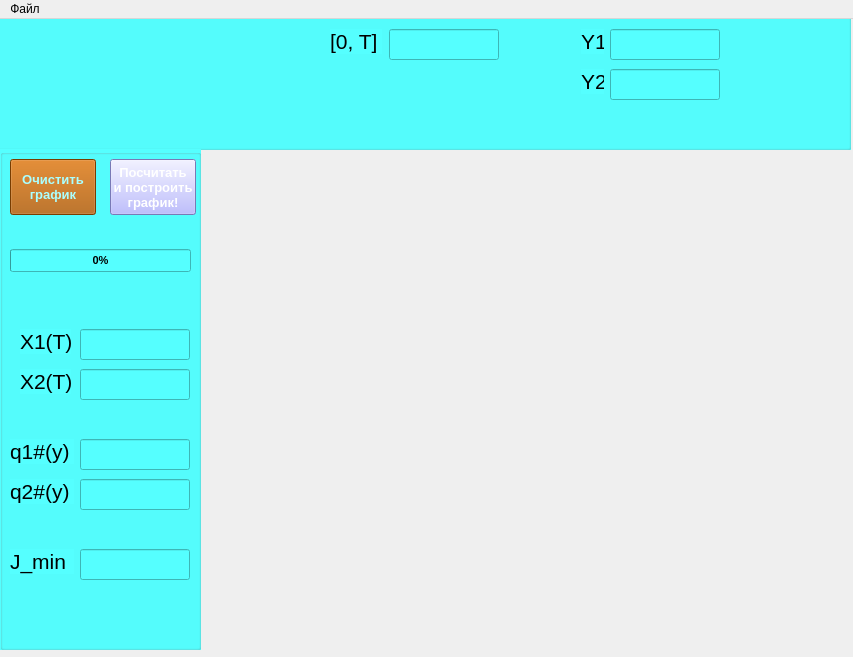
<?xml version="1.0" encoding="UTF-8"?>
<ui version="4.0">
 <class>MainWindow</class>
 <widget class="QMainWindow" name="MainWindow">
  <property name="geometry">
   <rect>
    <x>0</x>
    <y>0</y>
    <width>853</width>
    <height>657</height>
   </rect>
  </property>
  <property name="windowTitle">
   <string>MainWindow</string>
  </property>
  <widget class="QWidget" name="centralwidget">
   <widget class="MplWidget" name="MplWidget" native="true">
    <property name="geometry">
     <rect>
      <x>210</x>
      <y>130</y>
      <width>631</width>
      <height>491</height>
     </rect>
    </property>
   </widget>
   <widget class="QGroupBox" name="groupBox">
    <property name="geometry">
     <rect>
      <x>-10</x>
      <y>-10</y>
      <width>861</width>
      <height>141</height>
     </rect>
    </property>
    <property name="styleSheet">
     <string notr="true">background-color: rgb(85, 255, 255);</string>
    </property>
    <property name="title">
     <string/>
    </property>
    <widget class="QLineEdit" name="lineEdit_y1">
     <property name="geometry">
      <rect>
       <x>620</x>
       <y>20</y>
       <width>110</width>
       <height>31</height>
      </rect>
     </property>
     <property name="font">
      <font>
       <pointsize>16</pointsize>
      </font>
     </property>
     <property name="text">
      <string/>
     </property>
    </widget>
    <widget class="QLabel" name="label_y1">
     <property name="geometry">
      <rect>
       <x>591</x>
       <y>20</y>
       <width>23</width>
       <height>25</height>
      </rect>
     </property>
     <property name="font">
      <font>
       <pointsize>16</pointsize>
      </font>
     </property>
     <property name="text">
      <string>Y1</string>
     </property>
    </widget>
    <widget class="QLineEdit" name="lineEdit_y2">
     <property name="geometry">
      <rect>
       <x>620</x>
       <y>60</y>
       <width>110</width>
       <height>31</height>
      </rect>
     </property>
     <property name="font">
      <font>
       <pointsize>16</pointsize>
      </font>
     </property>
     <property name="text">
      <string/>
     </property>
    </widget>
    <widget class="QLabel" name="label_y2">
     <property name="geometry">
      <rect>
       <x>591</x>
       <y>60</y>
       <width>23</width>
       <height>25</height>
      </rect>
     </property>
     <property name="font">
      <font>
       <pointsize>16</pointsize>
      </font>
     </property>
     <property name="text">
      <string>Y2</string>
     </property>
    </widget>
    <widget class="QLineEdit" name="lineEdit_y1_3">
     <property name="geometry">
      <rect>
       <x>399</x>
       <y>20</y>
       <width>110</width>
       <height>31</height>
      </rect>
     </property>
     <property name="font">
      <font>
       <pointsize>16</pointsize>
      </font>
     </property>
     <property name="text">
      <string/>
     </property>
    </widget>
    <widget class="QLabel" name="label_y1_3">
     <property name="geometry">
      <rect>
       <x>340</x>
       <y>20</y>
       <width>52</width>
       <height>25</height>
      </rect>
     </property>
     <property name="font">
      <font>
       <pointsize>16</pointsize>
      </font>
     </property>
     <property name="text">
      <string>[0, T]</string>
     </property>
    </widget>
   </widget>
   <widget class="QGroupBox" name="groupBox_2">
    <property name="geometry">
     <rect>
      <x>0</x>
      <y>130</y>
      <width>201</width>
      <height>501</height>
     </rect>
    </property>
    <property name="styleSheet">
     <string notr="true">background-color: rgb(85, 255, 255);</string>
    </property>
    <property name="title">
     <string/>
    </property>
    <widget class="QLineEdit" name="lineEdit_x2T">
     <property name="geometry">
      <rect>
       <x>80</x>
       <y>220</y>
       <width>110</width>
       <height>31</height>
      </rect>
     </property>
     <property name="font">
      <font>
       <pointsize>16</pointsize>
      </font>
     </property>
     <property name="text">
      <string/>
     </property>
    </widget>
    <widget class="QLabel" name="label_x2T">
     <property name="geometry">
      <rect>
       <x>20</x>
       <y>220</y>
       <width>51</width>
       <height>25</height>
      </rect>
     </property>
     <property name="font">
      <font>
       <pointsize>16</pointsize>
      </font>
     </property>
     <property name="text">
      <string>X2(T)</string>
     </property>
    </widget>
    <widget class="QLabel" name="label_x1T">
     <property name="geometry">
      <rect>
       <x>20</x>
       <y>180</y>
       <width>51</width>
       <height>25</height>
      </rect>
     </property>
     <property name="font">
      <font>
       <pointsize>16</pointsize>
      </font>
     </property>
     <property name="text">
      <string>X1(T)</string>
     </property>
    </widget>
    <widget class="QLineEdit" name="lineEdit_x1T">
     <property name="geometry">
      <rect>
       <x>80</x>
       <y>180</y>
       <width>110</width>
       <height>31</height>
      </rect>
     </property>
     <property name="font">
      <font>
       <pointsize>16</pointsize>
      </font>
     </property>
     <property name="text">
      <string/>
     </property>
    </widget>
    <widget class="QLabel" name="label_q2y">
     <property name="geometry">
      <rect>
       <x>10</x>
       <y>330</y>
       <width>64</width>
       <height>25</height>
      </rect>
     </property>
     <property name="font">
      <font>
       <pointsize>16</pointsize>
      </font>
     </property>
     <property name="text">
      <string>q2#(y)</string>
     </property>
    </widget>
    <widget class="QLabel" name="label_q1y">
     <property name="geometry">
      <rect>
       <x>10</x>
       <y>290</y>
       <width>64</width>
       <height>25</height>
      </rect>
     </property>
     <property name="font">
      <font>
       <pointsize>16</pointsize>
      </font>
     </property>
     <property name="text">
      <string>q1#(y)</string>
     </property>
    </widget>
    <widget class="QLineEdit" name="lineEdit_q2y">
     <property name="geometry">
      <rect>
       <x>80</x>
       <y>330</y>
       <width>110</width>
       <height>31</height>
      </rect>
     </property>
     <property name="font">
      <font>
       <pointsize>16</pointsize>
      </font>
     </property>
     <property name="text">
      <string/>
     </property>
    </widget>
    <widget class="QLineEdit" name="lineEdit_q1y">
     <property name="geometry">
      <rect>
       <x>80</x>
       <y>290</y>
       <width>110</width>
       <height>31</height>
      </rect>
     </property>
     <property name="font">
      <font>
       <pointsize>16</pointsize>
      </font>
     </property>
     <property name="text">
      <string/>
     </property>
    </widget>
    <widget class="QLineEdit" name="lineEdit_jmin">
     <property name="geometry">
      <rect>
       <x>80</x>
       <y>400</y>
       <width>110</width>
       <height>31</height>
      </rect>
     </property>
     <property name="font">
      <font>
       <pointsize>16</pointsize>
      </font>
     </property>
     <property name="text">
      <string/>
     </property>
    </widget>
    <widget class="QLabel" name="label_jmin">
     <property name="geometry">
      <rect>
       <x>10</x>
       <y>400</y>
       <width>64</width>
       <height>25</height>
      </rect>
     </property>
     <property name="font">
      <font>
       <pointsize>16</pointsize>
      </font>
     </property>
     <property name="text">
      <string>J_min</string>
     </property>
    </widget>
    <widget class="QPushButton" name="btn_calculate_plot">
     <property name="geometry">
      <rect>
       <x>110</x>
       <y>10</y>
       <width>86</width>
       <height>56</height>
      </rect>
     </property>
     <property name="font">
      <font>
       <pointsize>10</pointsize>
       <weight>75</weight>
       <bold>true</bold>
      </font>
     </property>
     <property name="styleSheet">
      <string notr="true">background-color: rgb(170, 170, 255);
color: rgb(255, 255, 255);</string>
     </property>
     <property name="text">
      <string>Посчитать
и построить
график!</string>
     </property>
    </widget>
    <widget class="QPushButton" name="btn_clear_plot">
     <property name="geometry">
      <rect>
       <x>10</x>
       <y>10</y>
       <width>86</width>
       <height>56</height>
      </rect>
     </property>
     <property name="font">
      <font>
       <pointsize>10</pointsize>
       <weight>75</weight>
       <bold>true</bold>
      </font>
     </property>
     <property name="styleSheet">
      <string notr="true">background-color: rgb(170, 85, 0);
color: rgb(170, 255, 255);</string>
     </property>
     <property name="text">
      <string>Очистить
график</string>
     </property>
    </widget>
    <widget class="QProgressBar" name="pbar">
     <property name="geometry">
      <rect>
       <x>10</x>
       <y>100</y>
       <width>181</width>
       <height>23</height>
      </rect>
     </property>
     <property name="font">
      <font>
       <pointsize>8</pointsize>
       <weight>75</weight>
       <bold>true</bold>
      </font>
     </property>
     <property name="value">
      <number>0</number>
     </property>
     <property name="alignment">
      <set>Qt::AlignCenter</set>
     </property>
     <property name="textVisible">
      <bool>true</bool>
     </property>
     <property name="orientation">
      <enum>Qt::Horizontal</enum>
     </property>
    </widget>
   </widget>
  </widget>
  <widget class="QMenuBar" name="menubar">
   <property name="geometry">
    <rect>
     <x>0</x>
     <y>0</y>
     <width>853</width>
     <height>25</height>
    </rect>
   </property>
   <widget class="QMenu" name="menu">
    <property name="title">
     <string>Файл</string>
    </property>
    <addaction name="action_2"/>
   </widget>
   <addaction name="menu"/>
  </widget>
  <action name="action_2">
   <property name="text">
    <string>Сохранить как...</string>
   </property>
  </action>
 </widget>
 <customwidgets>
  <customwidget>
   <class>MplWidget</class>
   <extends>QWidget</extends>
   <header>mplwidget.h</header>
   <container>1</container>
  </customwidget>
 </customwidgets>
 <resources/>
 <connections/>
</ui>
